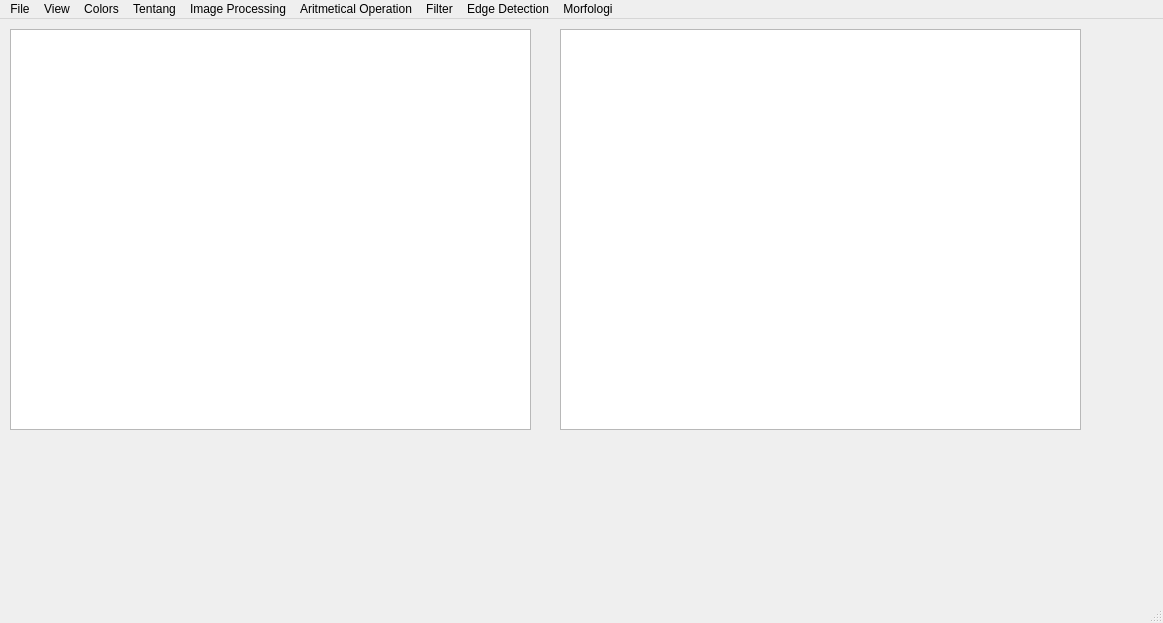
<?xml version="1.0" encoding="UTF-8"?>
<ui version="4.0">
 <class>MainWindow</class>
 <widget class="QMainWindow" name="MainWindow">
  <property name="geometry">
   <rect>
    <x>0</x>
    <y>0</y>
    <width>1163</width>
    <height>623</height>
   </rect>
  </property>
  <property name="windowTitle">
   <string>MainWindow</string>
  </property>
  <widget class="QWidget" name="centralwidget">
   <widget class="QGraphicsView" name="graphicsView">
    <property name="geometry">
     <rect>
      <x>10</x>
      <y>10</y>
      <width>521</width>
      <height>401</height>
     </rect>
    </property>
   </widget>
   <widget class="QGraphicsView" name="graphicsView_2">
    <property name="geometry">
     <rect>
      <x>560</x>
      <y>10</y>
      <width>521</width>
      <height>401</height>
     </rect>
    </property>
   </widget>
  </widget>
  <widget class="QMenuBar" name="menubar">
   <property name="geometry">
    <rect>
     <x>0</x>
     <y>0</y>
     <width>1163</width>
     <height>31</height>
    </rect>
   </property>
   <widget class="QMenu" name="menuFile">
    <property name="title">
     <string>File</string>
    </property>
    <addaction name="actionGambar"/>
    <addaction name="actionSimpan_Sebagai"/>
    <addaction name="actionKeluar"/>
   </widget>
   <widget class="QMenu" name="menuINput">
    <property name="title">
     <string>View</string>
    </property>
    <widget class="QMenu" name="menuHIstogram">
     <property name="title">
      <string>HIstogram</string>
     </property>
     <addaction name="actionInput"/>
     <addaction name="actionOutput"/>
     <addaction name="actionInput_Output"/>
    </widget>
    <addaction name="menuHIstogram"/>
   </widget>
   <widget class="QMenu" name="menuColors">
    <property name="title">
     <string>Colors</string>
    </property>
    <widget class="QMenu" name="menuRGB">
     <property name="title">
      <string>RGB</string>
     </property>
     <addaction name="actionKuning"/>
     <addaction name="actionOrange"/>
     <addaction name="actionCyan"/>
     <addaction name="actionPurple"/>
     <addaction name="actionGrey"/>
     <addaction name="actionCoklat"/>
     <addaction name="actionMerah"/>
    </widget>
    <widget class="QMenu" name="menuRGB_to_Grayscale">
     <property name="title">
      <string>RGB to Grayscale</string>
     </property>
     <addaction name="actionAverage"/>
     <addaction name="actionLightness"/>
     <addaction name="actionLuminance"/>
    </widget>
    <widget class="QMenu" name="menuBrightness">
     <property name="title">
      <string>Brightness</string>
     </property>
     <addaction name="actionConstrast"/>
    </widget>
    <widget class="QMenu" name="menuBit_Depth">
     <property name="title">
      <string>Bit Depth</string>
     </property>
     <addaction name="action1_bit"/>
     <addaction name="action2_bit"/>
     <addaction name="action3_bit"/>
     <addaction name="action4_bit"/>
     <addaction name="action5_bit"/>
     <addaction name="action6_bit"/>
     <addaction name="action7_bit"/>
    </widget>
    <addaction name="menuRGB"/>
    <addaction name="menuRGB_to_Grayscale"/>
    <addaction name="menuBrightness"/>
    <addaction name="actionBrightness_Constrast"/>
    <addaction name="actionInvers"/>
    <addaction name="actionLog_Brightness"/>
    <addaction name="menuBit_Depth"/>
    <addaction name="actionGamma_Correction"/>
   </widget>
   <widget class="QMenu" name="menuTentang">
    <property name="title">
     <string>Tentang</string>
    </property>
   </widget>
   <widget class="QMenu" name="menuHistogram_Equalization">
    <property name="title">
     <string>Image Processing</string>
    </property>
    <addaction name="actionHistogram_Equalization"/>
    <addaction name="actionFuzzy_HE_RGB"/>
    <addaction name="actionFuzzy_Grayscale"/>
   </widget>
   <widget class="QMenu" name="menuAritmetical_Operation">
    <property name="title">
     <string>Aritmetical Operation</string>
    </property>
   </widget>
   <widget class="QMenu" name="menuFilter">
    <property name="title">
     <string>Filter</string>
    </property>
    <widget class="QMenu" name="menuEdge_Detection">
     <property name="title">
      <string>Edge Detection</string>
     </property>
     <addaction name="actionEdge_Detection_1"/>
     <addaction name="actionEdge_Detection_2"/>
     <addaction name="actionEdge_Detection_3"/>
    </widget>
    <widget class="QMenu" name="menuGaussian_Blur">
     <property name="title">
      <string>Gaussian Blur</string>
     </property>
     <addaction name="actionGaussian_Blur_3x3"/>
     <addaction name="actionGaussian_Blur_3x5"/>
    </widget>
    <addaction name="actionIdentity"/>
    <addaction name="menuEdge_Detection"/>
    <addaction name="actionSharpen"/>
    <addaction name="menuGaussian_Blur"/>
    <addaction name="actionUnsharp_Masking"/>
    <addaction name="actionAverage_Filter"/>
    <addaction name="actionLow_Pass_Filter"/>
    <addaction name="actionHight_Pass_Filter"/>
    <addaction name="actionBandstop_Filter"/>
   </widget>
   <widget class="QMenu" name="menuEdge_Detection_2">
    <property name="title">
     <string>Edge Detection</string>
    </property>
    <addaction name="actionPrewitt"/>
    <addaction name="actionSebel"/>
   </widget>
   <widget class="QMenu" name="menuMorfologi">
    <property name="title">
     <string>Morfologi</string>
    </property>
    <widget class="QMenu" name="menuErosion">
     <property name="title">
      <string>Erosion</string>
     </property>
     <addaction name="actionSquare_4"/>
     <addaction name="actionSquare_6"/>
     <addaction name="actionCross_4"/>
    </widget>
    <widget class="QMenu" name="menuDilation">
     <property name="title">
      <string>Dilation</string>
     </property>
     <addaction name="actionSquare_7"/>
     <addaction name="actionSquare_8"/>
     <addaction name="actionCross_5"/>
    </widget>
    <widget class="QMenu" name="menuOpening">
     <property name="title">
      <string>Opening</string>
     </property>
     <addaction name="actionSquare_9"/>
    </widget>
    <widget class="QMenu" name="menuClosing">
     <property name="title">
      <string>Closing</string>
     </property>
     <addaction name="actionSquare_10"/>
    </widget>
    <addaction name="menuErosion"/>
    <addaction name="menuDilation"/>
    <addaction name="menuOpening"/>
    <addaction name="menuClosing"/>
   </widget>
   <addaction name="menuFile"/>
   <addaction name="menuINput"/>
   <addaction name="menuColors"/>
   <addaction name="menuTentang"/>
   <addaction name="menuHistogram_Equalization"/>
   <addaction name="menuAritmetical_Operation"/>
   <addaction name="menuFilter"/>
   <addaction name="menuEdge_Detection_2"/>
   <addaction name="menuMorfologi"/>
  </widget>
  <widget class="QStatusBar" name="statusbar"/>
  <action name="actionGambar">
   <property name="text">
    <string>Buka</string>
   </property>
   <property name="iconVisibleInMenu">
    <bool>true</bool>
   </property>
  </action>
  <action name="actionSimpan_Sebagai">
   <property name="text">
    <string>Simpan Sebagai..</string>
   </property>
  </action>
  <action name="actionKeluar">
   <property name="text">
    <string>Keluar</string>
   </property>
  </action>
  <action name="actionInput">
   <property name="text">
    <string>Input</string>
   </property>
  </action>
  <action name="actionOutput">
   <property name="text">
    <string>Output</string>
   </property>
  </action>
  <action name="actionInput_Output">
   <property name="text">
    <string>Input Output</string>
   </property>
  </action>
  <action name="actionBrightness_Constrast">
   <property name="text">
    <string>Brightness - Constrast</string>
   </property>
  </action>
  <action name="actionInvers">
   <property name="text">
    <string>Invers</string>
   </property>
  </action>
  <action name="actionLog_Brightness">
   <property name="text">
    <string>Log Brightness</string>
   </property>
  </action>
  <action name="actionGamma_Correction">
   <property name="text">
    <string>Gamma Correction</string>
   </property>
  </action>
  <action name="actionKuning">
   <property name="text">
    <string>Kuning</string>
   </property>
  </action>
  <action name="actionOrange">
   <property name="text">
    <string>Orange</string>
   </property>
  </action>
  <action name="actionCyan">
   <property name="text">
    <string>Cyan</string>
   </property>
  </action>
  <action name="actionPurple">
   <property name="text">
    <string>Purple</string>
   </property>
  </action>
  <action name="actionGrey">
   <property name="text">
    <string>Grey</string>
   </property>
  </action>
  <action name="actionCoklat">
   <property name="text">
    <string>Coklat</string>
   </property>
  </action>
  <action name="actionMerah">
   <property name="text">
    <string>Merah</string>
   </property>
  </action>
  <action name="actionAverage">
   <property name="text">
    <string>Average</string>
   </property>
  </action>
  <action name="actionLightness">
   <property name="text">
    <string>Lightness</string>
   </property>
  </action>
  <action name="actionLuminance">
   <property name="text">
    <string>Luminance</string>
   </property>
  </action>
  <action name="actionConstrast">
   <property name="text">
    <string>Constrast</string>
   </property>
  </action>
  <action name="action1_bit">
   <property name="text">
    <string>1 bit</string>
   </property>
  </action>
  <action name="action2_bit">
   <property name="text">
    <string>2 bit</string>
   </property>
  </action>
  <action name="action3_bit">
   <property name="text">
    <string>3 bit</string>
   </property>
  </action>
  <action name="action4_bit">
   <property name="text">
    <string>4 bit</string>
   </property>
  </action>
  <action name="action5_bit">
   <property name="text">
    <string>5 bit</string>
   </property>
  </action>
  <action name="action6_bit">
   <property name="text">
    <string>6 bit</string>
   </property>
  </action>
  <action name="action7_bit">
   <property name="text">
    <string>7 bit</string>
   </property>
  </action>
  <action name="actionHistogram_Equalization">
   <property name="text">
    <string>Histogram Equalization</string>
   </property>
  </action>
  <action name="actionFuzzy_HE_RGB">
   <property name="text">
    <string>Fuzzy HE RGB</string>
   </property>
  </action>
  <action name="actionFuzzy_Grayscale">
   <property name="text">
    <string>Fuzzy Grayscale</string>
   </property>
  </action>
  <action name="actionIdentity">
   <property name="text">
    <string>Identity</string>
   </property>
  </action>
  <action name="actionSharpen">
   <property name="text">
    <string>Sharpen</string>
   </property>
  </action>
  <action name="actionUnsharp_Masking">
   <property name="text">
    <string>Unsharp Masking</string>
   </property>
  </action>
  <action name="actionAverage_Filter">
   <property name="text">
    <string>Average Filter</string>
   </property>
  </action>
  <action name="actionLow_Pass_Filter">
   <property name="text">
    <string>Low Pass Filter</string>
   </property>
  </action>
  <action name="actionHight_Pass_Filter">
   <property name="text">
    <string>High Pass Filter</string>
   </property>
  </action>
  <action name="actionBandstop_Filter">
   <property name="text">
    <string>Bandstop Filter</string>
   </property>
  </action>
  <action name="actionEdge_Detection_1">
   <property name="text">
    <string>Edge Detection 1</string>
   </property>
  </action>
  <action name="actionEdge_Detection_2">
   <property name="text">
    <string>Edge Detection 2</string>
   </property>
  </action>
  <action name="actionEdge_Detection_3">
   <property name="text">
    <string>Edge Detection 3</string>
   </property>
  </action>
  <action name="actionGaussian_Blur_3x3">
   <property name="text">
    <string>Gaussian Blur 3x3</string>
   </property>
  </action>
  <action name="actionGaussian_Blur_3x5">
   <property name="text">
    <string>Gaussian Blur 3x5</string>
   </property>
  </action>
  <action name="actionPrewitt">
   <property name="text">
    <string>Prewitt</string>
   </property>
  </action>
  <action name="actionSebel">
   <property name="text">
    <string>Sebel</string>
   </property>
  </action>
  <action name="actionSquare_4">
   <property name="text">
    <string>Square 3</string>
   </property>
  </action>
  <action name="actionSquare_6">
   <property name="text">
    <string>Square 5</string>
   </property>
  </action>
  <action name="actionCross_4">
   <property name="text">
    <string>Cross 3</string>
   </property>
  </action>
  <action name="actionSquare_7">
   <property name="text">
    <string>Square 3</string>
   </property>
  </action>
  <action name="actionSquare_8">
   <property name="text">
    <string>Square 5</string>
   </property>
  </action>
  <action name="actionCross_5">
   <property name="text">
    <string>Cross 3</string>
   </property>
  </action>
  <action name="actionSquare_9">
   <property name="text">
    <string>Square 9</string>
   </property>
  </action>
  <action name="actionSquare_10">
   <property name="text">
    <string>Square 9</string>
   </property>
  </action>
 </widget>
 <resources/>
 <connections/>
</ui>
